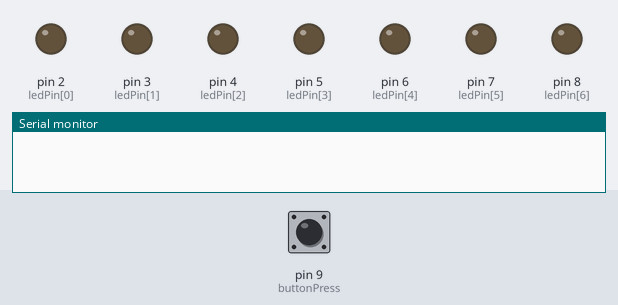
A sketch run on a simulated Arduino Uno, built with avr-gcc and run on an emulated ATmega328P. On the bench: output pins drawn as LEDs (lit = HIGH), the last lines printed to the serial monitor. The inputs (shaded band) are chosen by the test bench; at power-on: pin 9 (buttonPress) HIGH. Random numbers use the default seed unless the sketch sets one.

Above: at 1.2 s.
1.3 s: pin 9 (buttonPress) pulled LOW for 3.2 s
At 2.5 s:
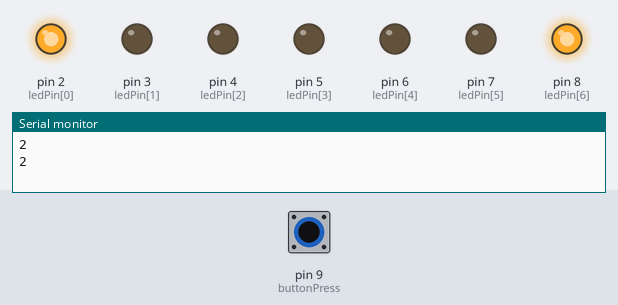
6.0 s: pin 9 (buttonPress) pulled LOW for 0.15 s
At 7.2 s:
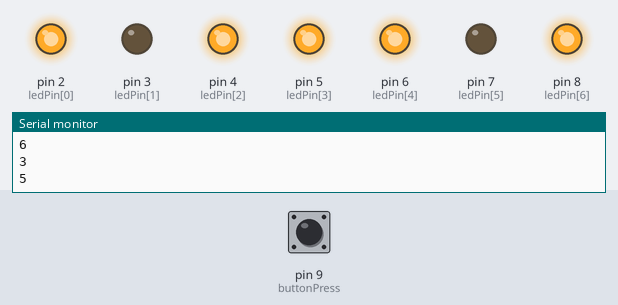
7.6 s: pin 9 (buttonPress) pulled LOW for 3.2 s
At 11.9 s:
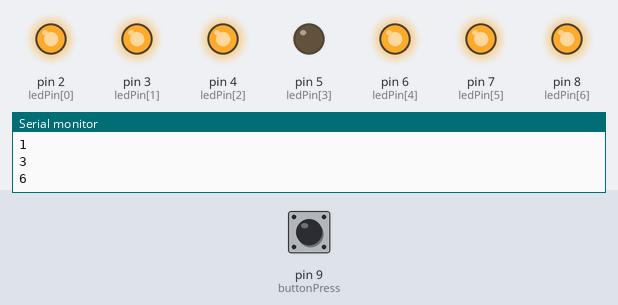
12.3 s: pin 9 (buttonPress) pulled LOW for 1 s
At 13.2 s:
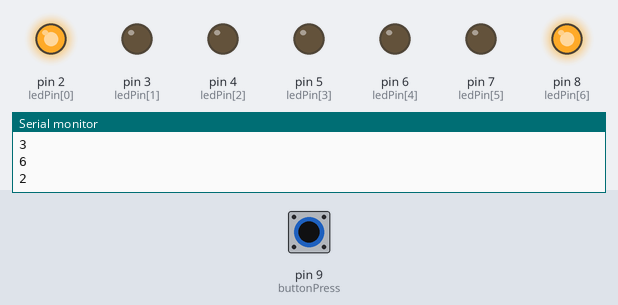
14.8 s: pin 9 (buttonPress) driven LOW
At 17.6 s:
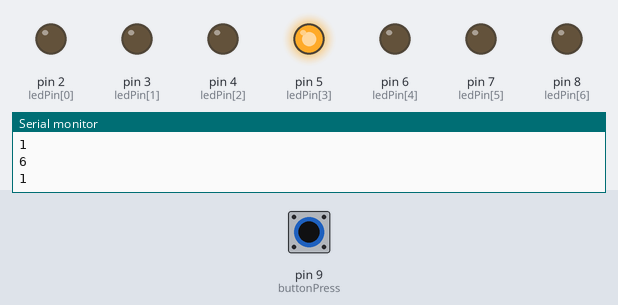
17.8 s: pin 9 (buttonPress) driven HIGH
Timing chart, 0 to 20.3 s (numbered marks = the images above; inputs shaded):
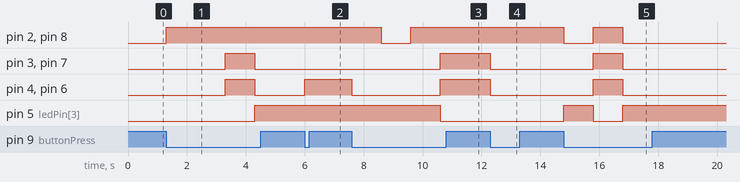

The sketch:

Experiment_1_LED_dice.ino
```cpp
// (licence header left out)
/*
   LED1 = pin 2
   LED2 = pin 3
   LED3 = pin 4
   LED4 = pin 5
   LED5 = pin 6
   LED6 = pin 7
   LED7 = pin 8
*/
const int ledPin[] = {2, 3, 4, 5, 6, 7, 8}; //array to identify pin numbers
const int diceFace1[] = {LOW, LOW, LOW, HIGH, LOW, LOW, LOW}; //display 1
const int diceFace2[] = {HIGH, LOW, LOW, LOW, LOW, LOW, HIGH}; //display 2
const int diceFace3[] = {HIGH, LOW, LOW, HIGH, LOW, LOW, HIGH}; //display 3
const int diceFace4[] = {HIGH, LOW, HIGH, LOW, HIGH, LOW, HIGH}; //display 4
const int diceFace5[] = {HIGH, LOW, HIGH, HIGH, HIGH, LOW, HIGH}; //display 5
const int diceFace6[] = {HIGH, HIGH, HIGH, LOW, HIGH, HIGH, HIGH}; //display 6
const int buttonPress = 9; //button on pin 9
int buttonState = HIGH; //the state of the button
int number; //the number rolled

void setup() {
  //put your setup code here, to run once:

  //Initialize I/O pins
  for (int i = 0; i < 7; i++) {
    pinMode (ledPin[i], OUTPUT); //set pins to output
  }
  pinMode (buttonPress, INPUT_PULLUP); //set pin 9 to read button state
  Serial.begin(9600); //initialize serial monitor
}

void loop() {
  //put your main code here, to run repeatedly:

  //wait until button is pressed
  while (buttonState == HIGH) {
    buttonState = digitalRead (buttonPress); //read the button
  }
  buttonState = HIGH; //reset buton state
  //generate randon number
  number = random(1, 7); //random number between 1 and 6
  Serial.println (number); //print number to serial monitor
  if (number == 1) {
    //write 1
    for (int i = 0; i < 7; i++) {
      digitalWrite (ledPin[i], diceFace1[i]);
    }
  } else if (number == 2) {
    //write 2
    for (int i = 0; i < 7; i++) {
      digitalWrite (ledPin[i], diceFace2[i]);
    }
  } else if (number == 3) {
    //write 3
    for (int i = 0; i < 7; i++) {
      digitalWrite (ledPin[i], diceFace3[i]);
    }
  } else if (number == 4) {
    //write 4
    for (int i = 0; i < 7; i++) {
      digitalWrite (ledPin[i], diceFace4[i]);
    }
  } else if (number == 5) {
    //write 5
    for (int i = 0; i < 7; i++) {
      digitalWrite (ledPin[i], diceFace5[i]);
    }
  } else {
    //write 6
    for (int i = 0; i < 7; i++) {
      digitalWrite (ledPin[i], diceFace6[i]);
    }
  }
  // wait for 1 seconds before next button press
  delay (1000);
}
```

Measured:
- after the input at 1.3 s, pin 2 (ledPin[0]), pin 8 (ledPin[6]): LOW → HIGH at once; pin 3 (ledPin[1]), pin 4 (ledPin[2]), pin 6 (ledPin[4]), pin 7 (ledPin[5]): LOW → HIGH after 2.0 s, → LOW 1.0 s later; pin 5 (ledPin[3]): LOW → HIGH after 3.0 s
- after the input at 6.0 s, pin 4 (ledPin[2]), pin 6 (ledPin[4]): LOW → HIGH at once
- after the input at 7.6 s, pin 2 (ledPin[0]), pin 8 (ledPin[6]): HIGH → LOW after 1.0 s, → HIGH 1.0 s later; pin 3 (ledPin[1]), pin 7 (ledPin[5]): LOW → HIGH after 3.0 s; pin 4 (ledPin[2]), pin 6 (ledPin[4]): HIGH → LOW at once, → HIGH 3.0 s later; pin 5 (ledPin[3]): HIGH → LOW after 3.0 s
- after the input at 12.3 s, pin 3 (ledPin[1]), pin 4 (ledPin[2]), pin 6 (ledPin[4]), pin 7 (ledPin[5]): HIGH → LOW at once
- after the input at 14.8 s, pin 2 (ledPin[0]), pin 8 (ledPin[6]): HIGH → LOW at once, → HIGH 1.0 s later, → LOW 1.0 s later; pin 3 (ledPin[1]), pin 4 (ledPin[2]), pin 6 (ledPin[4]), pin 7 (ledPin[5]): LOW → HIGH after 1.0 s, → LOW 1.0 s later; pin 5 (ledPin[3]): LOW → HIGH at once, → LOW 1.0 s later, → HIGH 1.0 s later
- after the input at 17.8 s, every drawn part: stays the same
